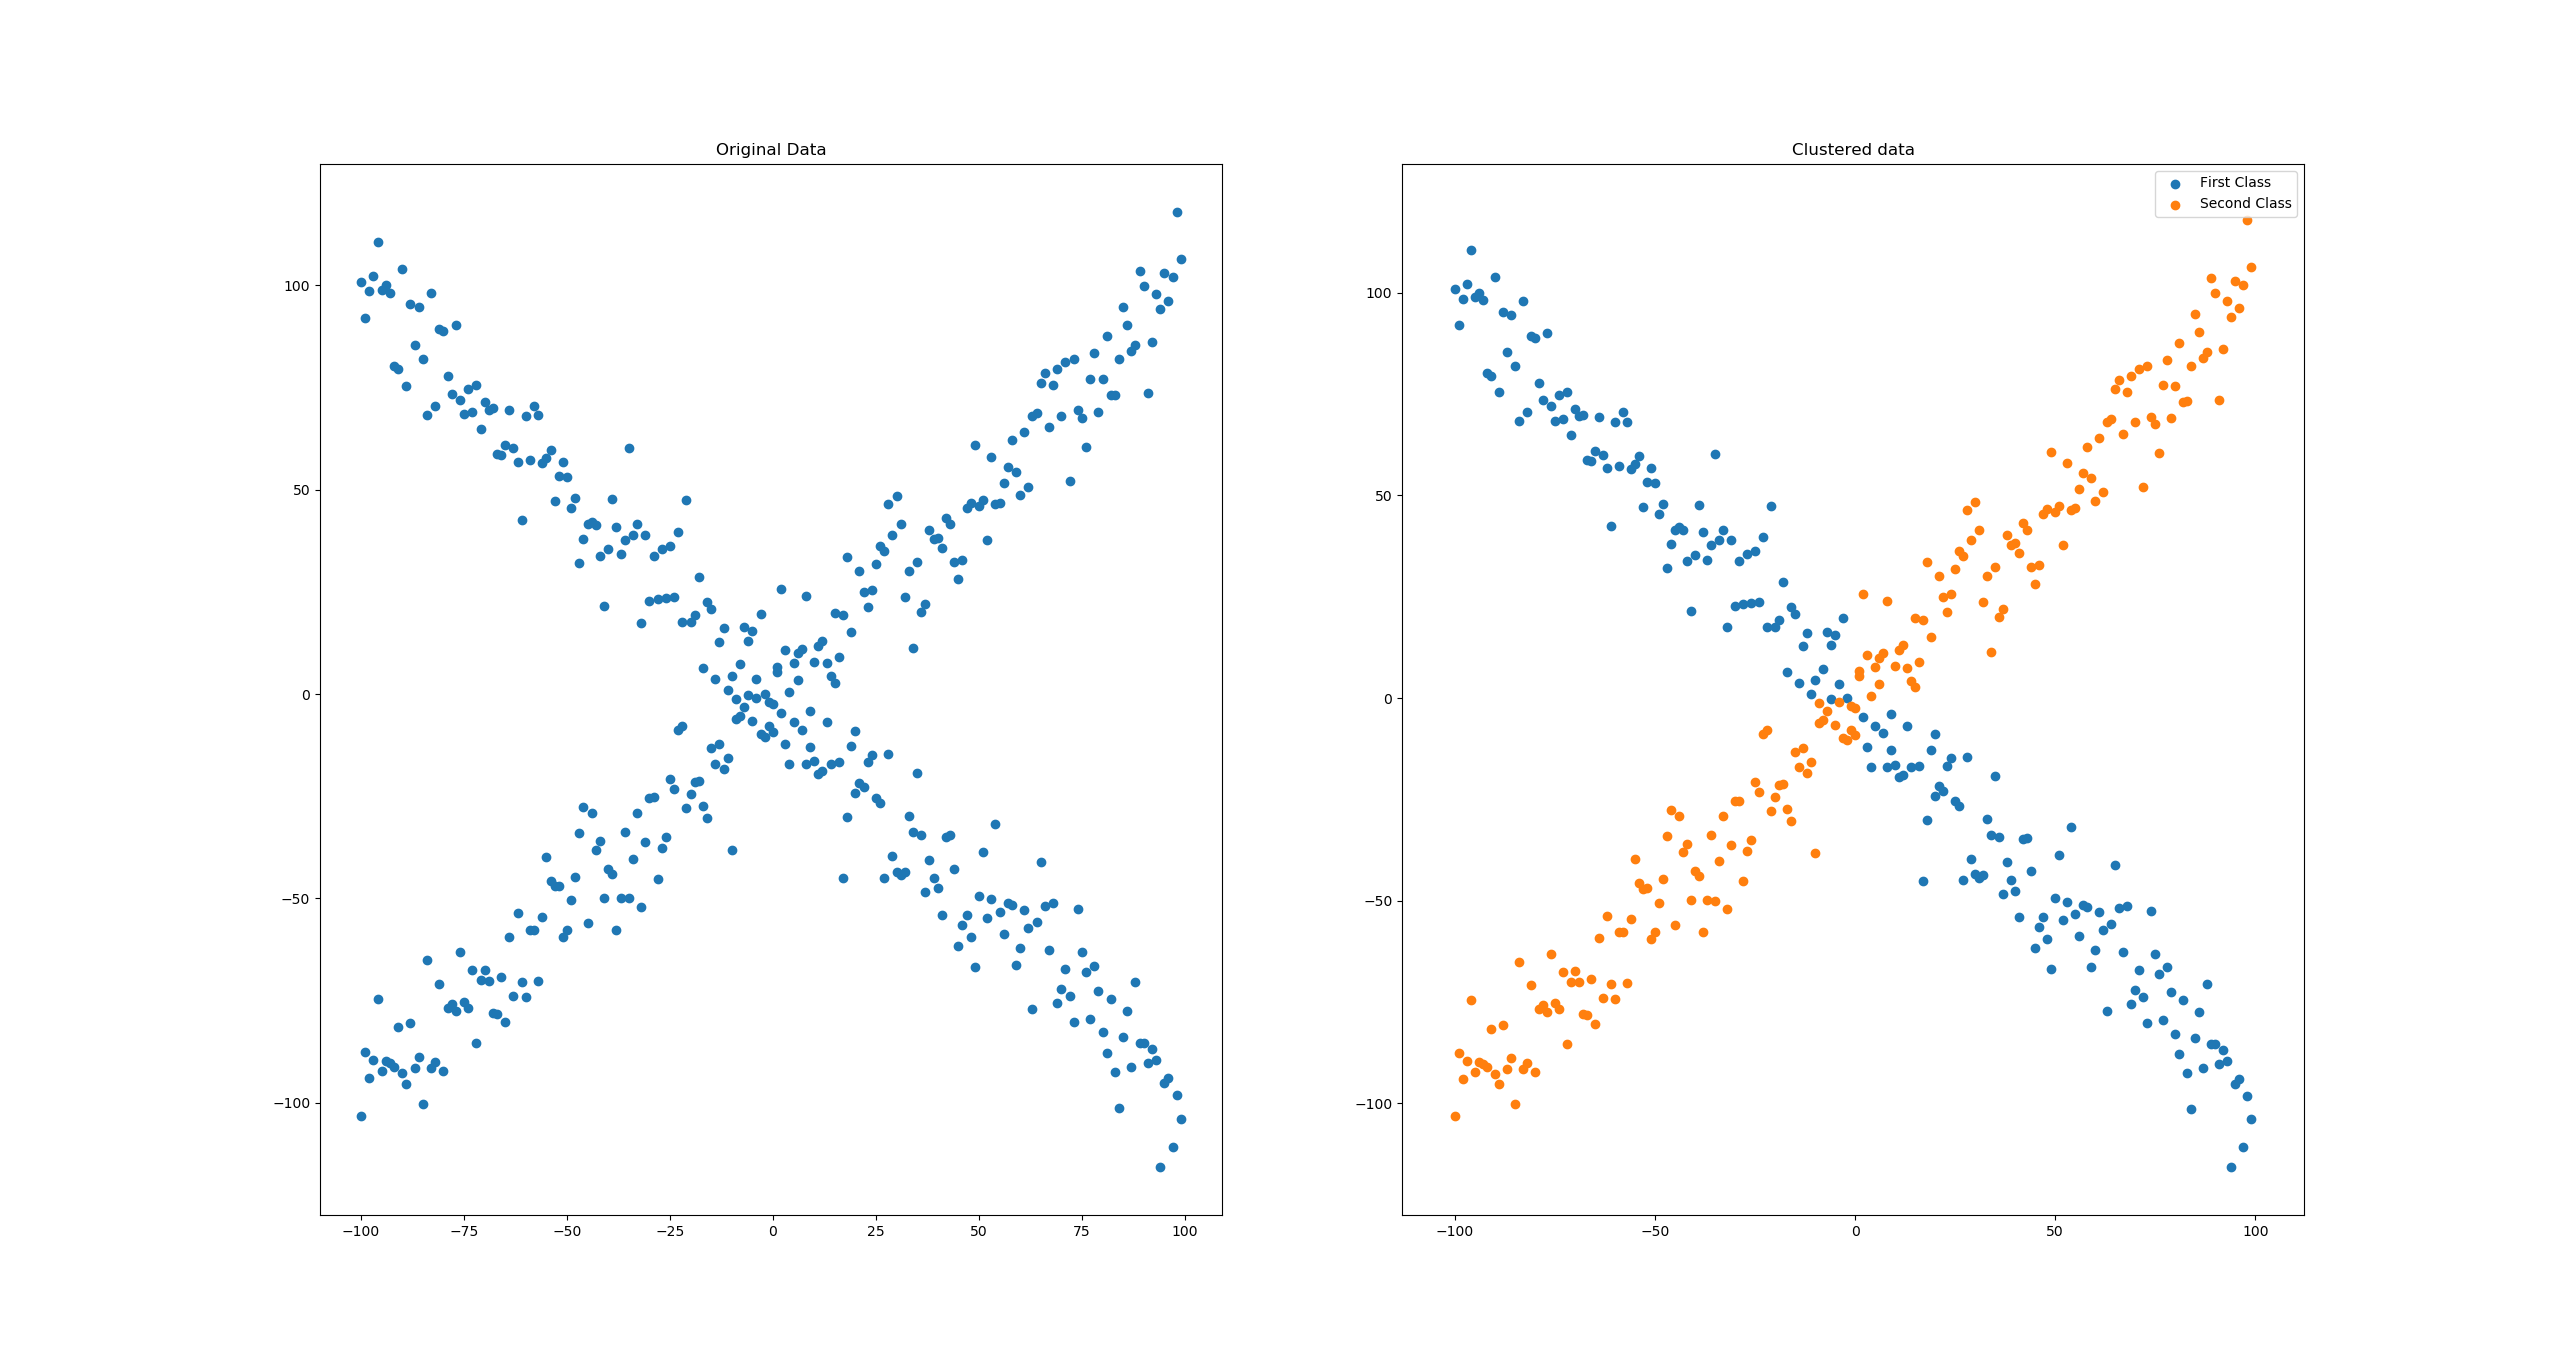

This figure's Python source:
import numpy as np
import matplotlib.pyplot as plt

def gline(x):
        v_, c_ = np.linalg.eig(np.cov(x.T))
        idx = np.argsort(v_)[::-1]
        v = c_[:,idx][:,0]
        m = v[1]/v[0]
        c = np.mean(x[:,1]) - m*np.mean(x[:,0])
        return m, c

def dist(X, m, c):
        x, y = X

        d1 = np.abs(y-m[0]*x-c[0])/np.sqrt(1+m[0]*m[0])
        d2 = np.abs(y-m[1]*x-c[1])/np.sqrt(1+m[1]*m[1])
        
        if d1 >= d2:
                return 1
        else:
                return 2

# Data Generation
data = []
for i in range(-100,100):
        data.append([i,i+np.random.normal(0,10)])
        data.append([i,-i + np.random.normal(0,10)])
data = np.array(data)

plt.subplot(1,2,1)
plt.scatter(data[:,0],data[:,1])
plt.title("Original Data")

labels = np.ones(400)
labels[np.random.choice(400,200,replace=False)] = 2
i = 0
while True:

        chk_labels = np.copy(labels)
        m1, c1 = gline(data[labels==1])
        m2, c2 = gline(data[labels==2])
        for idx, j in enumerate(data):
                labels[idx] = dist(j, [m1, m2], [c1, c2])

        i += 1

        if np.all(chk_labels == labels) or i == 100:
                break

plt.subplot(1,2,2)
plt.scatter(data[:,0][labels==1],data[:,1][labels==1],label="First Class")
plt.scatter(data[:,0][labels==2],data[:,1][labels==2],label="Second Class")
plt.title("Clustered data")
plt.legend()
plt.show()
